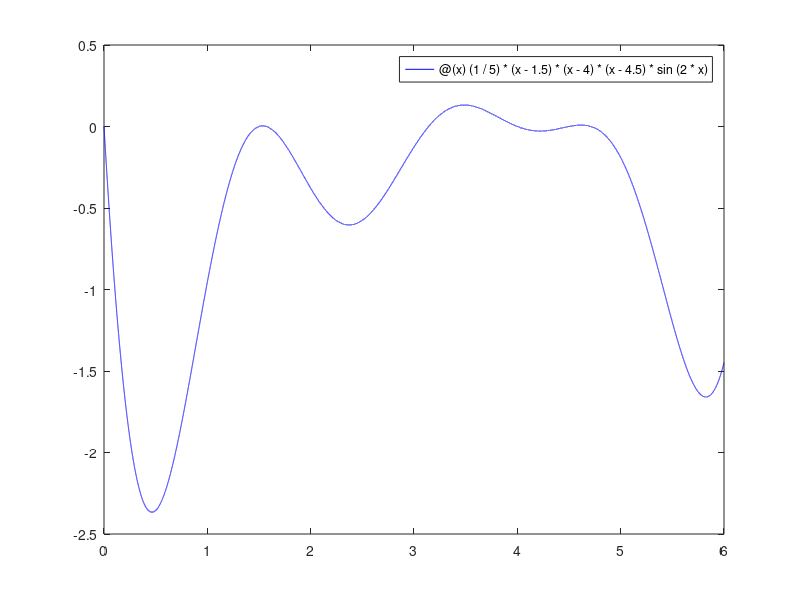

This figure's MATLAB source: (Note: this script raises an error after producing the figure.)
clear;

% data=niceball;
% 
% llet=lle_toolbox(data,2,40);
% basic=ltsa(data,2,40);
% weighted=ltsa_weighted(data,2,20);
% 
% figure('Name','LTSA basic');
% plot(basic(:,1),basic(:,2));
% 
% figure('Name','LTSA weighted');
% plot(weighted(:,1),weighted(:,2),'r');
% 
% figure('Name','LLE');
% plot(llet(:,1),llet(:,2),'r');

% linear_data=[2 -3;2 2;2 7;2 15;2 30;60 6;60 25];
% dataW=ltsa_weighted(linear_data,1,6);
% data=ltsa(linear_data,1,6);

% labels=cellstr(num2str([1:length(linear_data)]'));

% figure('Name','Original Data');
% plot(linear_data(:,1),linear_data(:,2),'b+');
% axis([0 71 -4 35]);
% text(linear_data(:,1)+0.1,linear_data(:,2),cellstr(num2str([1:length(linear_data)]')))
% 
% figure('Name','1D projection - LTSA');
% hold on;
% plot(zeros(1,size(data)),data,'r-');
% plot(zeros(1,size(data)),data,'bo');
% text(zeros(1,length(linear_data))+0.08,data,cellstr(num2str([1:length(linear_data)]')))
% hold off;
% 
% figure('Name','1D projection - LTSA weighted');
% hold on;
% plot(zeros(1,size(dataW)),dataW,'r-');
% plot(zeros(1,size(dataW)),dataW,'bo');
% text(zeros(1,length(linear_data))+0.08,dataW,cellstr(num2str([1:length(linear_data)]')))
% hold off;

clear;
figure('Name','Adaptive Bias example');
fplot(@(x) (1/5)*(x-1.5)*(x-4)*(x-4.5)*sin(2*x),[0 6],'b');

x=linspace(0,2*pi,100);
y=(1/5).*(x-1.5).*(x-4).*(x-4.5).*sin(2*x);
X=[x' y'];

data=ltsa(X,2,5);
dataW=ltsa_weighted(X,2,5);

figure('Name','Adaptative Bias example - LTSA');
plot(data(:,1),data(:,2),'ro');

figure('Name','Adaptative Bias example - LTSA weighted');
plot(dataW(:,1),dataW(:,2),'ro');